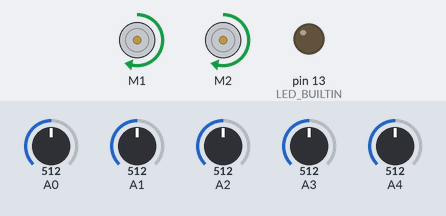
The sketch below on a simulated Arduino Uno, built with avr-gcc and run on an emulated ATmega328P. Shown: 2 × DC motor (green arrow = forward, orange = backward, longer = faster), output pins drawn as LEDs (lit = HIGH). Inputs (shaded band) come from the test bench; at power-on: A0 = 512, A3 = 512, A2 = 512, A4 = 512, A1 = 512. What the sketch prints to the serial monitor is not drawn.

Above: at 12.7 s.
12.8 s: A0 set to 390
At 13.4 s:
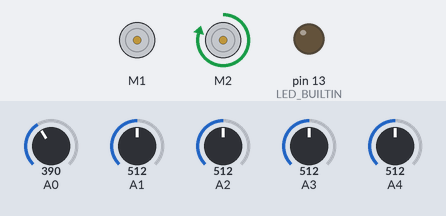
14.3 s: A3 set to 390
At 14.7 s:
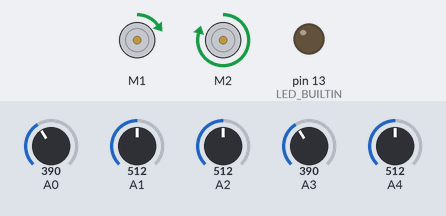
15.8 s: A2 set to 390
At 17.0 s:
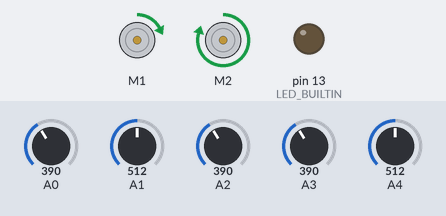
17.3 s: A4 set to 390
At 18.2 s:
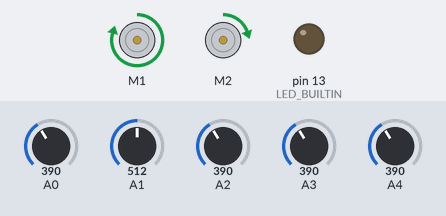
18.8 s: A1 set to 306
At 19.2 s:
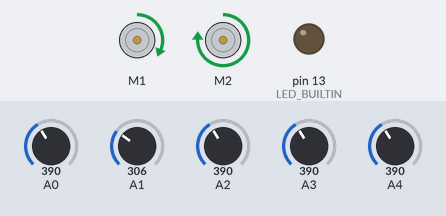
20.3 s: A0 set to 410
At 21.6 s:
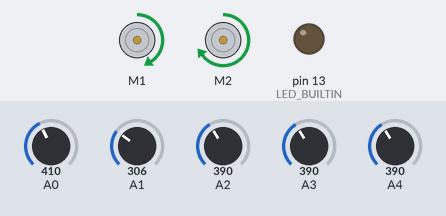
Timing chart, 0 to 22.8 s (numbered marks = the images above; inputs shaded):
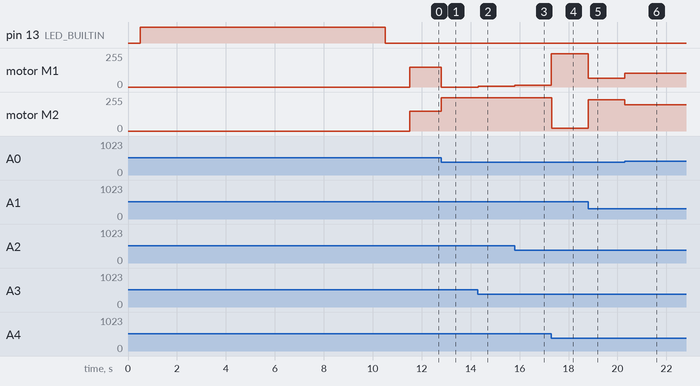

The sketch:

LineFollowingRobot.ino
```cpp
#include <AFMotor.h>
#include <QTRSensors.h>

AF_DCMotor MotorLeft(1, MOTOR12_1KHZ ); //create motor #1 using M1 output on Motor Drive Shield, set to 1kHz PWM frequency
AF_DCMotor MotorRight(2, MOTOR12_1KHZ ); //create motor #2 using M2 output on Motor Drive Shield, set to 1kHz PWM frequency

#define KP 3.3
#define KD 5.7
#define ML_MIN_SPEED 150
#define MR_MIN_SPEED 150
#define ML_MAX_SPEED 250
#define MR_MAX_SPEED 250
#define MIDDLE_SENSOR 4
#define NUM_SENSORS 5
#define TIMEOUT 2500
#define EMITTER_PIN 2
#define DEBUG 0

#define BLACK_LINE    0
//#define WHITE_LINE  1

QTRSensors qtr;

unsigned int sensorValues[NUM_SENSORS];

void setup()
{
  qtr.setTypeAnalog();
  qtr.setSensorPins((const uint8_t[]){A0, A1, A2, A3, A4, A5}, NUM_SENSORS);
  qtr.setEmitterPin(2);
  delay(500);
  pinMode(LED_BUILTIN, OUTPUT);
  digitalWrite(LED_BUILTIN, HIGH);
  for (uint16_t i = 0; i< 400; i++)
  {
    qtr.calibrate();
  }
  digitalWrite(LED_BUILTIN, LOW);
  Serial.begin(9600);
  for (uint8_t i = 0; i < NUM_SENSORS; i++)
  {
    Serial.print(qtr.calibrationOn.minimum[i]);
    Serial.print(' ');
  }
  Serial.println();

  // print the calibration maximum values measured when emitters were on
  for (uint8_t i = 0; i < NUM_SENSORS; i++)
  {
    Serial.print(qtr.calibrationOn.maximum[i]);
    Serial.print(' ');
  }
  Serial.println();
  Serial.println();
  delay(1000);
  set_motors(0,0);
}

int lastError = 0;
int last_proportional = 0;
int integral = 0;
int position = 0;

void loop()
{
  unsigned int sensors[5];
  #if BLACK_LINE
  position = qtr.readLineBlack(sensors); // Read pos if the line is black
  #else
  position = qtr.readLineWhite(sensors); // Read pos if the line is white
  #endif
  int error = position - 2000;

  int motorSpeed = KP * error + KD * (error - lastError);
  lastError = error;

  int leftMotorSpeed = ML_MIN_SPEED + motorSpeed;
  int rightMotorSpeed = MR_MIN_SPEED - motorSpeed;

  // set motor speeds using the two motor speed variables above
  set_motors(leftMotorSpeed, rightMotorSpeed);
}

void set_motors(int MotorLeftspeed, int MotorRightspeed)
{
  if (MotorLeftspeed > ML_MAX_SPEED ) MotorLeftspeed = ML_MAX_SPEED;
  if (MotorRightspeed > MR_MAX_SPEED ) MotorRightspeed = MR_MAX_SPEED;
  if (MotorLeftspeed < 0) MotorLeftspeed = 0;
  if (MotorRightspeed < 0) MotorRightspeed = 0;
  MotorLeft.setSpeed(MotorLeftspeed);
  MotorRight.setSpeed(MotorRightspeed);
  MotorLeft.run(FORWARD);
  MotorRight.run(FORWARD);
}

//calibrate for sometime by sliding the sensors across the line, or you may use auto-calibration instead
void manual_calibration() {

  int i;
  for (i = 0; i < 250; i++)
  {
  qtr.calibrate();
  delay(20);
}

if (DEBUG) {
  Serial.begin(9600);
  for (int i = 0; i < NUM_SENSORS; i++)
  {
  Serial.print(qtr.calibrationOn.minimum[i]);
  Serial.print(' ');
  }
  Serial.println();

  for (int i = 0; i < NUM_SENSORS; i++)
  {
  Serial.print(qtr.calibrationOn.maximum[i]);
  Serial.print(' ');
  }
  Serial.println();

}
}
```

Measured:
- after the input at 12.8 s, motor M1: forward 150/255 → stopped at once; motor M2: forward 150/255 → forward 250/255 at once
- after the input at 14.3 s, motor M1: stopped → forward 5/255 at once
- after the input at 15.8 s, motor M1: forward 5/255 → forward 12/255 at once
- after the input at 17.3 s, motor M1: forward 12/255 → forward 250/255 at once; motor M2: forward 250/255 → forward 22/255 at once
- after the input at 18.8 s, motor M1: forward 250/255 → forward 65/255 at once; motor M2: forward 22/255 → forward 235/255 at once
- after the input at 20.3 s, motor M1: forward 65/255 → forward 104/255 at once; motor M2: forward 235/255 → forward 196/255 at once
